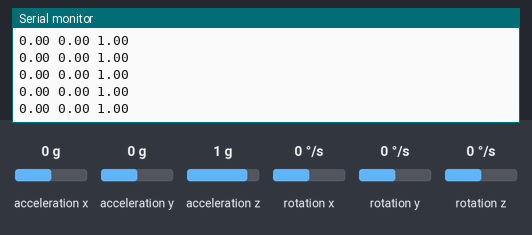
Bench run of a sketch on a simulated Arduino Uno, built with avr-gcc and run on an emulated ATmega328P. Parts: the last lines printed to the serial monitor. Wiring (inferred from the names in the program): MPU-6050 motion sensor at I2C address 0x68. The inputs (shaded band) are chosen by the test bench; at power-on: acceleration x 0 g, acceleration y 0 g, acceleration z 1 g, rotation x 0 °/s, rotation y 0 °/s, rotation z 0 °/s.

Above: at 1.7 s.
1.8 s: acceleration x set to -1.4 g
At 2.7 s:
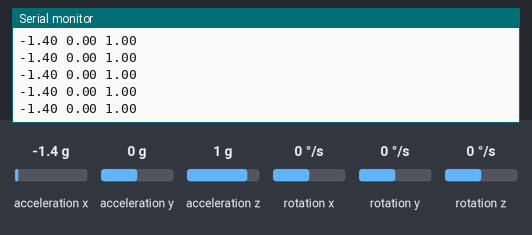
4.8 s: acceleration y set to -1.4 g
At 5.6 s:
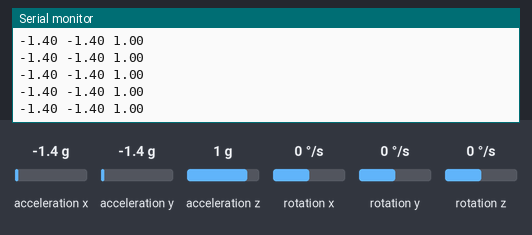
7.8 s: acceleration z set to -1.4 g
At 8.5 s:
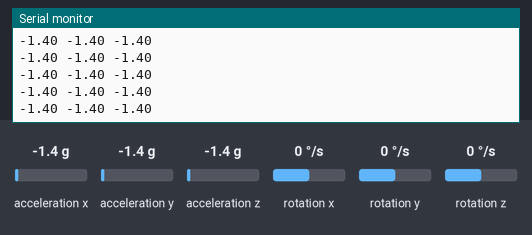

Measured:
- after the input at 1.8 s, the serial monitor: prints a new line after 0.08 s (image 1)
- after the input at 4.8 s, the serial monitor: prints a new line after 0.07 s (image 2)
- after the input at 7.8 s, the serial monitor: prints a new line after 0.08 s (image 3)

The sketch:

sketch_nov06a.ino
```cpp
#include <Wire.h>
#include <math.h>
#include <SoftwareSerial.h>
 /* Bluetooth */
 SoftwareSerial BTSerial(0, 1); //Connect HC-06. Use your (TX, RX) settings

const int MPU = 0x68; // MPU6050 I2C address
float AccX, AccY, AccZ;
float GyroX, GyroY, GyroZ;
float accAngleX, accAngleY, gyroAngleX, gyroAngleY, gyroAngleZ;
float roll, pitch, yaw;
float AccErrorX, AccErrorY, GyroErrorX, GyroErrorY, GyroErrorZ;
float elapsedTime, currentTime, previousTime;
int c = 0;
void setup() {
  Serial.begin(9600);
  Wire.begin();                      // Initialize comunication
  BTSerial.begin(9600);
  Wire.beginTransmission(MPU);       // Start communication with MPU6050 // MPU=0x68
  Wire.write(0x6B);                  // Talk to the register 6B
  Wire.write(0x00);                  // Make reset - place a 0 into the 6B register
  Wire.endTransmission(true);        //end the transmission
  /*
  // Configure Accelerometer Sensitivity - Full Scale Range (default +/- 2g)
  Wire.beginTransmission(MPU);
  Wire.write(0x1C);                  //Talk to the ACCEL_CONFIG register (1C hex)
  Wire.write(0x10);                  //Set the register bits as 00010000 (+/- 8g full scale range)
  Wire.endTransmission(true);
  // Configure Gyro Sensitivity - Full Scale Range (default +/- 250deg/s)
  Wire.beginTransmission(MPU);
  Wire.write(0x1B);                   // Talk to the GYRO_CONFIG register (1B hex)
  Wire.write(0x10);                   // Set the register bits as 00010000 (1000deg/s full scale)
  Wire.endTransmission(true);
  delay(20);
  */
  // Call this function if you need to get the IMU error values for your module
 Serial.print("baca IMU");
  calculate_IMU_error();
  delay(20);
}
void loop() {
  // === Read acceleromter data === //
  Wire.beginTransmission(MPU);
  Wire.write(0x3B); // Start with register 0x3B (ACCEL_XOUT_H)
  Wire.endTransmission(false);
  Wire.requestFrom(MPU, 6, true); // Read 6 registers total, each axis value is stored in 2 registers
  //For a range of +-2g, we need to divide the raw values by 16384, according to the datasheet
  AccX = (Wire.read() << 8 | Wire.read()) / 16384.0; // X-axis value
  AccY = (Wire.read() << 8 | Wire.read()) / 16384.0; // Y-axis value
  AccZ = (Wire.read() << 8 | Wire.read()) / 16384.0; // Z-axis value
  // Calculating Roll and Pitch from the accelerometer data
  accAngleX = (atan(AccY / sqrt(pow(AccX, 2.0) + pow(AccZ, 2.0))) * 180.0 / 3.14) - 0.58; // AccErrorX ~(0.58) See the calculate_IMU_error()custom function for more details
  accAngleY = (atan(-1.0 * AccX / sqrt(pow(AccY, 2.0) + pow(AccZ, 2.0))) * 180.0 / PI) + 1.58; // AccErrorY ~(-1.58)
  // === Read gyroscope data === //
  previousTime = currentTime;        // Previous time is stored before the actual time read
  currentTime = millis();            // Current time actual time read
  elapsedTime = (currentTime - previousTime) / 1000; // Divide by 1000 to get seconds
  Wire.beginTransmission(MPU);
  Wire.write(0x43); // Gyro data first register address 0x43
  Wire.endTransmission(false);
  Wire.requestFrom(MPU, 6, true); // Read 4 registers total, each axis value is stored in 2 registers
  GyroX = (Wire.read() << 8 | Wire.read()) / 131.0; // For a 250deg/s range we have to divide first the raw value by 131.0, according to the datasheet
  GyroY = (Wire.read() << 8 | Wire.read()) / 131.0;
  GyroZ = (Wire.read() << 8 | Wire.read()) / 131.0;
  // Correct the outputs with the calculated error values
  GyroX = GyroX + 0.56; // GyroErrorX ~(-0.56)
  GyroY = GyroY - 2; // GyroErrorY ~(2)
  GyroZ = GyroZ + 0.79; // GyroErrorZ ~ (-0.8)
  // Currently the raw values are in degrees per seconds, deg/s, so we need to multiply by sendonds (s) to get the angle in degrees
  gyroAngleX = gyroAngleX + GyroX * elapsedTime; // deg/s * s = deg
  gyroAngleY = gyroAngleY + GyroY * elapsedTime;
  yaw =  yaw + GyroZ * elapsedTime;
  // Complementary filter - combine acceleromter and gyro angle values
  roll = (0.96 * gyroAngleX) + (0.04 * accAngleX);
  pitch = (0.96 * gyroAngleY) + (0.04 * accAngleY);

  // Print the values on the serial monitor
//  Serial.print(roll);
//  Serial.print(" ");
//  Serial.print(pitch);
//  Serial.print(" ");
//  Serial.println(yaw);

  Serial.print(AccX);
  Serial.print(" ");
  Serial.print(AccY);
  Serial.print(" ");
  Serial.println(AccZ);
}
void calculate_IMU_error() {
  // We can call this funtion in the setup section to calculate the accelerometer and gyro data error. From here we will get the error values used in the above equations printed on the Serial Monitor.
  // Note that we should place the IMU flat in order to get the proper values, so that we then can the correct values
  // Read accelerometer values 200 times
  while (c < 200) {
    Wire.beginTransmission(MPU);
    Wire.write(0x3B);
    Wire.endTransmission(false);
    Wire.requestFrom(MPU, 6, true);
    AccX = (Wire.read() << 8 | Wire.read()) / 16384.0 ;
    AccY = (Wire.read() << 8 | Wire.read()) / 16384.0 ;
    AccZ = (Wire.read() << 8 | Wire.read()) / 16384.0 ;
    // Sum all readings
    AccErrorX = AccErrorX + ((atan((AccY) / sqrt(pow((AccX), 2) + pow((AccZ), 2))) * 180 / PI));
    AccErrorY = AccErrorY + ((atan(-1 * (AccX) / sqrt(pow((AccY), 2) + pow((AccZ), 2))) * 180 / PI));
    c++;
  }
  //Divide the sum by 200 to get the error value
  AccErrorX = AccErrorX / 200;
  AccErrorY = AccErrorY / 200;
  c = 0;
  // Read gyro values 200 times
  while (c < 200) {
    Wire.beginTransmission(MPU);
    Wire.write(0x43);
    Wire.endTransmission(false);
    Wire.requestFrom(MPU, 6, true);
    GyroX = Wire.read() << 8 | Wire.read();
    GyroY = Wire.read() << 8 | Wire.read();
    GyroZ = Wire.read() << 8 | Wire.read();
    // Sum all readings
    GyroErrorX = GyroErrorX + (GyroX / 131.0);
    GyroErrorY = GyroErrorY + (GyroY / 131.0);
    GyroErrorZ = GyroErrorZ + (GyroZ / 131.0);
    c++;
  }
  //Divide the sum by 200 to get the error value
  GyroErrorX = GyroErrorX / 200;
  GyroErrorY = GyroErrorY / 200;
  GyroErrorZ = GyroErrorZ / 200;
  // Print the error values on the Serial Monitor
  Serial.print("AccErrorX: ");
  Serial.println(AccErrorX);
  Serial.print("AccErrorY: ");
  Serial.println(AccErrorY);
  Serial.print("GyroErrorX: ");
  Serial.println(GyroErrorX);
  Serial.print("GyroErrorY: ");
  Serial.println(GyroErrorY);
  Serial.print("GyroErrorZ: ");
  Serial.println(GyroErrorZ);
}
```
